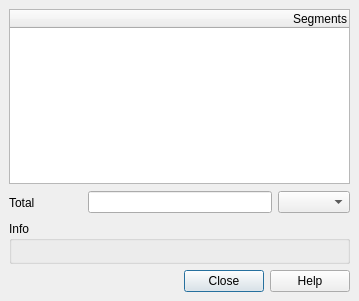
<?xml version="1.0" encoding="UTF-8"?>
<ui version="4.0">
 <class>MeasureBase</class>
 <widget class="QDialog" name="MeasureBase">
  <property name="geometry">
   <rect>
    <x>0</x>
    <y>0</y>
    <width>359</width>
    <height>301</height>
   </rect>
  </property>
  <property name="baseSize">
   <size>
    <width>150</width>
    <height>200</height>
   </size>
  </property>
  <property name="windowTitle">
   <string>Measure</string>
  </property>
  <property name="windowIcon">
   <iconset>
    <normaloff>.</normaloff>.</iconset>
  </property>
  <layout class="QGridLayout">
   <property name="leftMargin">
    <number>9</number>
   </property>
   <property name="topMargin">
    <number>9</number>
   </property>
   <property name="rightMargin">
    <number>9</number>
   </property>
   <property name="bottomMargin">
    <number>9</number>
   </property>
   <property name="spacing">
    <number>6</number>
   </property>
   <item row="4" column="0">
    <widget class="QLabel" name="textLabel2">
     <property name="text">
      <string>Total</string>
     </property>
     <property name="buddy">
      <cstring>editTotal</cstring>
     </property>
    </widget>
   </item>
   <item row="4" column="2">
    <widget class="QLineEdit" name="editTotal">
     <property name="font">
      <font>
       <weight>75</weight>
       <bold>true</bold>
      </font>
     </property>
     <property name="alignment">
      <set>Qt::AlignRight</set>
     </property>
     <property name="readOnly">
      <bool>true</bool>
     </property>
    </widget>
   </item>
   <item row="4" column="1">
    <spacer>
     <property name="orientation">
      <enum>Qt::Horizontal</enum>
     </property>
     <property name="sizeType">
      <enum>QSizePolicy::Fixed</enum>
     </property>
     <property name="sizeHint" stdset="0">
      <size>
       <width>41</width>
       <height>25</height>
      </size>
     </property>
    </spacer>
   </item>
   <item row="4" column="3">
    <widget class="QComboBox" name="mUnitsCombo"/>
   </item>
   <item row="2" column="0" colspan="4">
    <widget class="QTreeWidget" name="mTable">
     <property name="editTriggers">
      <set>QAbstractItemView::NoEditTriggers</set>
     </property>
     <property name="rootIsDecorated">
      <bool>false</bool>
     </property>
     <property name="columnCount">
      <number>1</number>
     </property>
     <column>
      <property name="text">
       <string>Segments</string>
      </property>
      <property name="textAlignment">
       <set>AlignTrailing|AlignVCenter</set>
      </property>
     </column>
    </widget>
   </item>
   <item row="6" column="0" colspan="4">
    <widget class="QDialogButtonBox" name="buttonBox">
     <property name="standardButtons">
      <set>QDialogButtonBox::Close|QDialogButtonBox::Help</set>
     </property>
    </widget>
   </item>
   <item row="5" column="0" colspan="4">
    <widget class="QgsCollapsibleGroupBox" name="groupBox">
     <property name="title">
      <string>Info</string>
     </property>
     <layout class="QVBoxLayout" name="verticalLayout">
      <property name="leftMargin">
       <number>3</number>
      </property>
      <property name="topMargin">
       <number>3</number>
      </property>
      <property name="rightMargin">
       <number>3</number>
      </property>
      <property name="bottomMargin">
       <number>3</number>
      </property>
      <item>
       <widget class="QLabel" name="mNotesLabel">
        <property name="text">
         <string/>
        </property>
        <property name="wordWrap">
         <bool>true</bool>
        </property>
       </widget>
      </item>
     </layout>
    </widget>
   </item>
  </layout>
 </widget>
 <layoutdefault spacing="6" margin="11"/>
 <customwidgets>
  <customwidget>
   <class>QgsCollapsibleGroupBox</class>
   <extends>QGroupBox</extends>
   <header>qgscollapsiblegroupbox.h</header>
   <container>1</container>
  </customwidget>
 </customwidgets>
 <tabstops>
  <tabstop>mTable</tabstop>
  <tabstop>editTotal</tabstop>
 </tabstops>
 <resources/>
 <connections/>
</ui>
